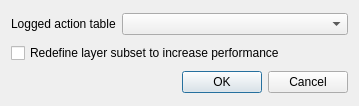
<?xml version="1.0" encoding="UTF-8"?>
<ui version="4.0">
 <class>LoggedActionsTableChooser</class>
 <widget class="QDialog" name="LoggedActionsTableChooser">
  <property name="geometry">
   <rect>
    <x>0</x>
    <y>0</y>
    <width>359</width>
    <height>106</height>
   </rect>
  </property>
  <property name="acceptDrops">
   <bool>false</bool>
  </property>
  <property name="windowTitle">
   <string>Postgres 91 plus Auditor :: logged action table chooser</string>
  </property>
  <layout class="QGridLayout" name="gridLayout">
   <item row="0" column="0">
    <widget class="QLabel" name="label">
     <property name="text">
      <string>Logged action table</string>
     </property>
    </widget>
   </item>
   <item row="2" column="1">
    <widget class="QDialogButtonBox" name="buttonBox">
     <property name="orientation">
      <enum>Qt::Horizontal</enum>
     </property>
     <property name="standardButtons">
      <set>QDialogButtonBox::Cancel|QDialogButtonBox::Ok</set>
     </property>
    </widget>
   </item>
   <item row="0" column="1">
    <widget class="QComboBox" name="logLayer"/>
   </item>
   <item row="1" column="0" colspan="2">
    <widget class="QCheckBox" name="redefineSubset">
     <property name="text">
      <string>Redefine layer subset to increase performance</string>
     </property>
    </widget>
   </item>
  </layout>
 </widget>
 <resources/>
 <connections>
  <connection>
   <sender>buttonBox</sender>
   <signal>accepted()</signal>
   <receiver>LoggedActionsTableChooser</receiver>
   <slot>accept()</slot>
   <hints>
    <hint type="sourcelabel">
     <x>313</x>
     <y>107</y>
    </hint>
    <hint type="destinationlabel">
     <x>157</x>
     <y>83</y>
    </hint>
   </hints>
  </connection>
  <connection>
   <sender>buttonBox</sender>
   <signal>rejected()</signal>
   <receiver>LoggedActionsTableChooser</receiver>
   <slot>reject()</slot>
   <hints>
    <hint type="sourcelabel">
     <x>313</x>
     <y>107</y>
    </hint>
    <hint type="destinationlabel">
     <x>286</x>
     <y>83</y>
    </hint>
   </hints>
  </connection>
 </connections>
</ui>
